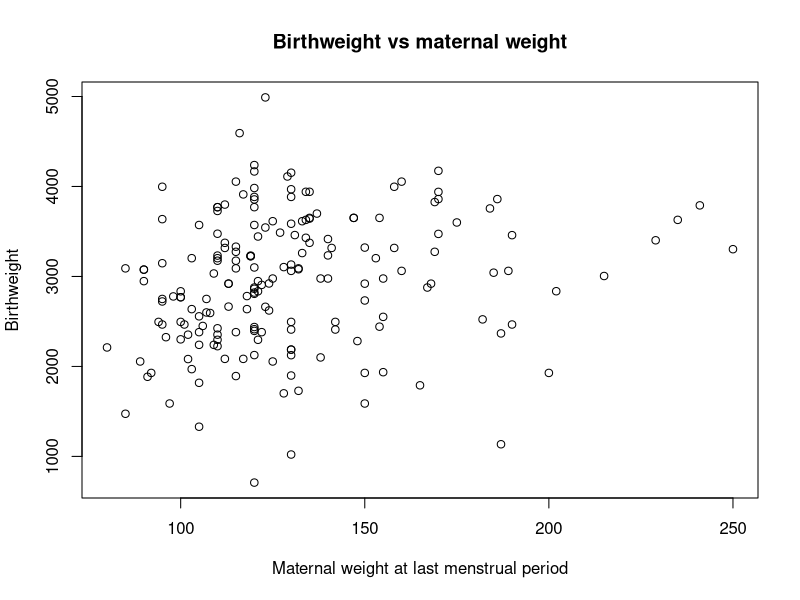

The R script that drew this image:
## ---- chunk 1
knitr::opts_chunk$set(echo = TRUE)
## ---- chunk 2
#load knitr library
library(knitr)

#Define a vector of variable names
Variable<-c("id","low","age","lwt","race","smoke","ptl","ht","ui","ftv","bwt")

#Define a vector of variable descriptions
Description<-c(
  "identification code",
  "low birthweight (0 = birthweight>=2500g, 1 = birthweight<2500g)",
  "age of mother (years)",
  "weight of mother at last menstrual period (pounds)",
  "race (1 = white, 2 = black, 3 = other)",
  "smoked during pregnancy (0 = no, 1 = yes)",
  "premature labour history (count)",
  "has history of hypertension (0 = no, 1 = yes)",
  "presence of uterine irritability (0 = no, 1 = yes)",
  "number of visits to physician during 1st trimester",
  "birthweight (grams)"
)
  
#Define a dataframe containing variable names and descriptions
tabdat<-data.frame(Variable,Description)

#Generate table in RMarkdown document
kable(tabdat,caption= "Variables in the lbw dataset")

## ---- chunk 3
lbw <- read.csv("lbw.csv")
## ---- chunk 4
names(lbw)
## ---- chunk 5
lbw$bwt
## ---- chunk 6
lbw[1,]
lbw[,1]
lbw[2,1]
## ---- chunk 7
lbw$vlow <- lbw$bwt < 1500 
## ---- chunk 8
mean(lbw$age)
sd(lbw$age)
median(lbw$age) 
IQR(lbw$age) 
mad(lbw$age) 
min(lbw$age) 
max(lbw$age) 
range(lbw$age) 
summary(lbw$age) 
## ---- chunk 9
cor(lbw$lwt, lbw$bwt)
## ---- chunk 10
table(lbw$ptl)
## ---- chunk 11
table(lbw$ptl, lbw$smoke)
## ---- chunk 12
plot(lbw$lwt, lbw$bwt, xlab = "Maternal weight at last menstrual period", 
    ylab = "Birthweight", main = "Birthweight vs maternal weight")

## ---- chunk 13
lm(bwt ~ lwt, data=lbw) 
## ---- chunk 14
model <- lm(bwt ~ lwt, data=lbw)
